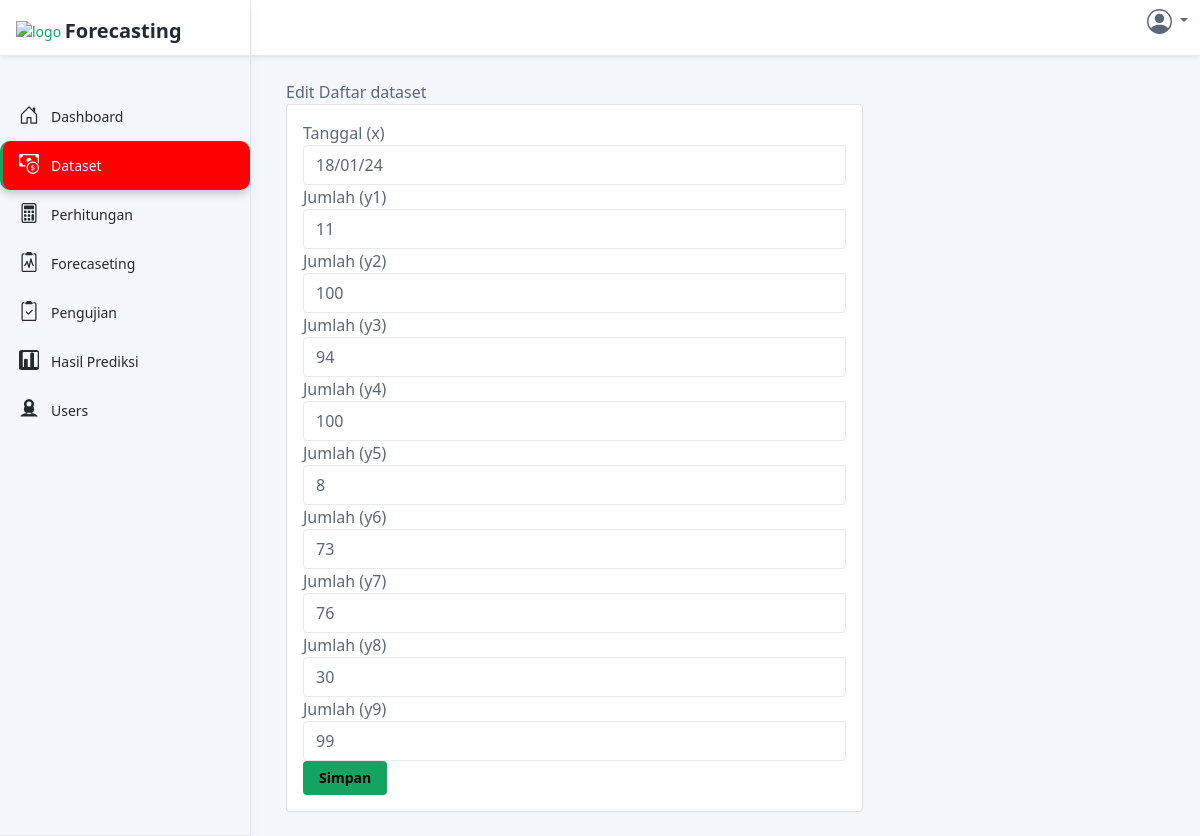
/dataset/edit?id=1 (signed in), run on the app's committed database.
### tables this page shows
CREATE TABLE `dataset` (
  `id` int(11) NOT NULL,
  `x` varchar(255) NOT NULL,
  `y1` int(12) NOT NULL,
  `y2` int(12) NOT NULL,
  `y3` int(12) NOT NULL,
  `y4` int(12) NOT NULL,
  `y5` int(12) NOT NULL,
  `y6` int(12) NOT NULL,
  `y7` int(12) NOT NULL,
  `y8` int(12) NOT NULL,
  `y9` int(12) NOT NULL
);

### Controllers/DatasetController.php (called while the page is built, shortened)
<?php
include_once 'Models\DatasetModel.php';
class DatasetController
{
    private $datasetModel;
    public function __construct()
    {
        $koneksi = new Koneksi();
        $this->datasetModel = new DatasetModel($koneksi);
        $this->active = 'dataset';
    }
    public function edit()
    {
        $id = $_GET['id'];
        $data = [
            'title' => 'Edit Daftar dataset',
            'active' => $this->active,
            'item' => $this->datasetModel->show($id),
            'content' => 'Views/Dataset/edit.php',
        ];
        include_once('Views/Layout/index.php');
    }
}

### Config/koneksi.php (called while the page is built, shortened)
<?php
class Koneksi
{
    private $host = 'localhost';
    private $username = 'root';
    private $password = '';
    private $database = 'db_regresi_linear';
    private $koneksi;
    public function __construct()
    {
        $this->koneksi = new mysqli($this->host, $this->username, $this->password, $this->database);
    }
    public function getKoneksi()
    {
        return $this->koneksi;
    }
}

### Models/DatasetModel.php (called while the page is built, shortened)
<?php
include_once 'Config/koneksi.php';
class DatasetModel
{
    public function __construct($koneksi)
    {
        $koneksi = new Koneksi();
        $this->koneksi = $koneksi->getKoneksi();
        $this->table = 'dataset';
    }
    public function show($id)
    {
        $query = "SELECT * FROM $this->table WHERE id = $id";
        $result = $this->koneksi->query($query);
        return $result->fetch_assoc();
    }
}

### index.php (called while the page is built, shortened)
<?php
function base_url()
{
    $protocol = (!empty($_SERVER['HTTPS']) && $_SERVER['HTTPS'] !== 'off' || $_SERVER['SERVER_PORT'] == 443) ? "https://" : "http://";
    $host = $_SERVER['HTTP_HOST'];
    $script_name = dirname($_SERVER['SCRIPT_NAME']);
    $base_url = $protocol . $host . $script_name . '/';
    return $base_url;
}
$action = isset($_GET['action']) ? $_GET['action'] : 'index';
$controllerInstance = new $controllerName();
$controllerInstance->$action();

### Views/Dataset/edit.php (the view, shortened to what this page needs)
<?php require_once("Views/Layout/index.php"); ?>
<?php echo $data['title'] ?>
<div class="row">
    <div class="col-md-8">
        <div class="card">
            <div class="card-body">
                <form action="<?= base_url() ?>dataset/update" method="POST">
                    <div class="form-group">
                        <label for="x">Tanggal (x)</label>
                        <input type="text" name="x" id="x" class="form-control" value="<?= $data['item']['x'] ?>">
                    </div>
                    <div class="form-group">
                        <label for="y1">Jumlah (y1)</label>
                        <input type="number" name="y1" id="y1" class="form-control" value="<?= $data['item']['y1'] ?>">
                    </div>
                    <div class="form-group">
                        <label for="y2">Jumlah (y2)</label>
                        <input type="number" name="y2" id="y2" class="form-control" value="<?= $data['item']['y2'] ?>">
                    </div>
                    <div class="form-group">
                        <label for="y3">Jumlah (y3)</label>
                        <input type="number" name="y3" id="y3" class="form-control" value="<?= $data['item']['y3'] ?>">
                    </div>
                    <div class="form-group">
                        <label for="y4">Jumlah (y4)</label>
                        <input type="number" name="y4" id="y4" class="form-control" value="<?= $data['item']['y4'] ?>">
                    </div>
                    <div class="form-group">
                        <label for="y5">Jumlah (y5)</label>
                        <input type="number" name="y5" id="y5" class="form-control" value="<?= $data['item']['y5'] ?>">
                    </div>
                    <div class="form-group">
                        <label for="y6">Jumlah (y6)</label>
                        <input type="number" name="y6" id="y6" class="form-control" value="<?= $data['item']['y6'] ?>">
                    </div>
                    <div class="form-group">
                        <label for="y7">Jumlah (y7)</label>
                        <input type="number" name="y7" id="y7" class="form-control" value="<?= $data['item']['y7'] ?>">
                    </div>
                    <div class="form-group">
                        <label for="y8">Jumlah (y8)</label>
                        <input type="number" name="y8" id="y8" class="form-control" value="<?= $data['item']['y8'] ?>">
                    </div>
                    <div class="form-group">
                        <label for="y9">Jumlah (y9)</label>
                        <input type="number" name="y9" id="y9" class="form-control" value="<?= $data['item']['y9'] ?>">
                    </div>
                    <button type="submit" class="btn btn-primary">Simpan</button>
                </form>
            </div>
        </div>
    </div>
</div>

### data on the page
dataset: x "18/01/24", y1 "11", y2 "100", y3 "94", y4 "100", y5 "8", y6 "73", y7 "76", y8 "30", y9 "99"

### other printed values
$data['title'] "Edit Daftar dataset"
